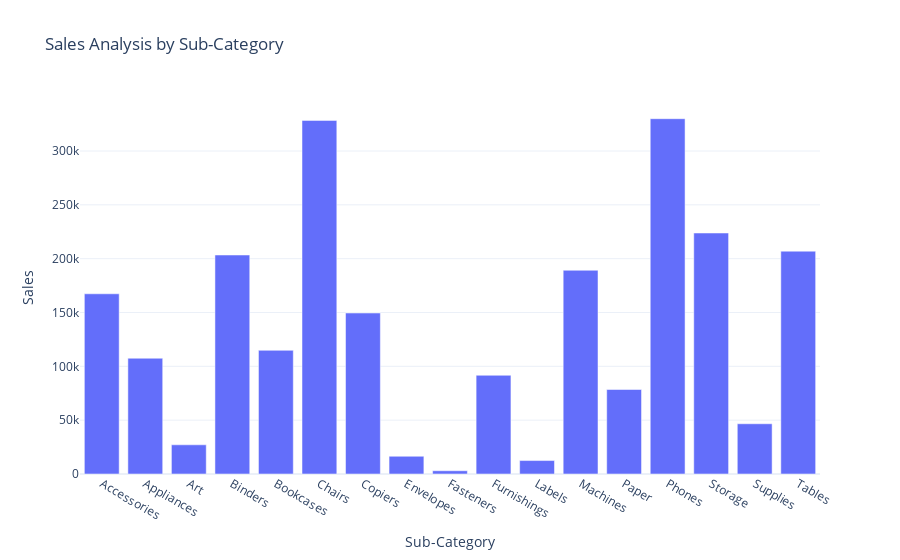

Here is the notebook cell this chart was saved with:
### Code cell
fig = px.bar(Sales_by_subcategory,
            x='Sub-Category',
            y='Sales',
            title='Sales Analysis by Sub-Category')
fig.show()

### Figure 1 — Plotly figure (JSON) as saved in the notebook; plotly's stock layout.template omitted (floating-point values rounded to 4 significant figures)
{"data": [{"alignmentgroup": "True", "hovertemplate": "Sub-Category=%{x}<br>Sales=%{y}<extra></extra>", "legendgroup": "", "marker": {"color": "#636efa", "pattern": {"shape": ""}}, "name": "", "offsetgroup": "", "orientation": "v", "showlegend": false, "textposition": "auto", "type": "bar", "x": ["Accessories", "Appliances", "Art", "Binders", "Bookcases", "Chairs", "Copiers", "Envelopes", "Fasteners", "Furnishings", "Labels", "Machines", "Paper", "Phones", "Storage", "Supplies", "Tables"], "xaxis": "x", "y": [167400.0, 107500.0, 27120.0, 203400.0, 114900.0, 328400.0, 149500.0, 16480.0, 3024.0, 91710.0, 12490.0, 189200.0, 78480.0, 330000.0, 223800.0, 46670.0, 207000.0], "yaxis": "y"}], "layout": {"barmode": "relative", "legend": {"tracegroupgap": 0}, "title": {"text": "Sales Analysis by Sub-Category"}, "xaxis": {"anchor": "y", "domain": [0, 1], "title": {"text": "Sub-Category"}}, "yaxis": {"anchor": "x", "domain": [0, 1], "title": {"text": "Sales"}}}}
